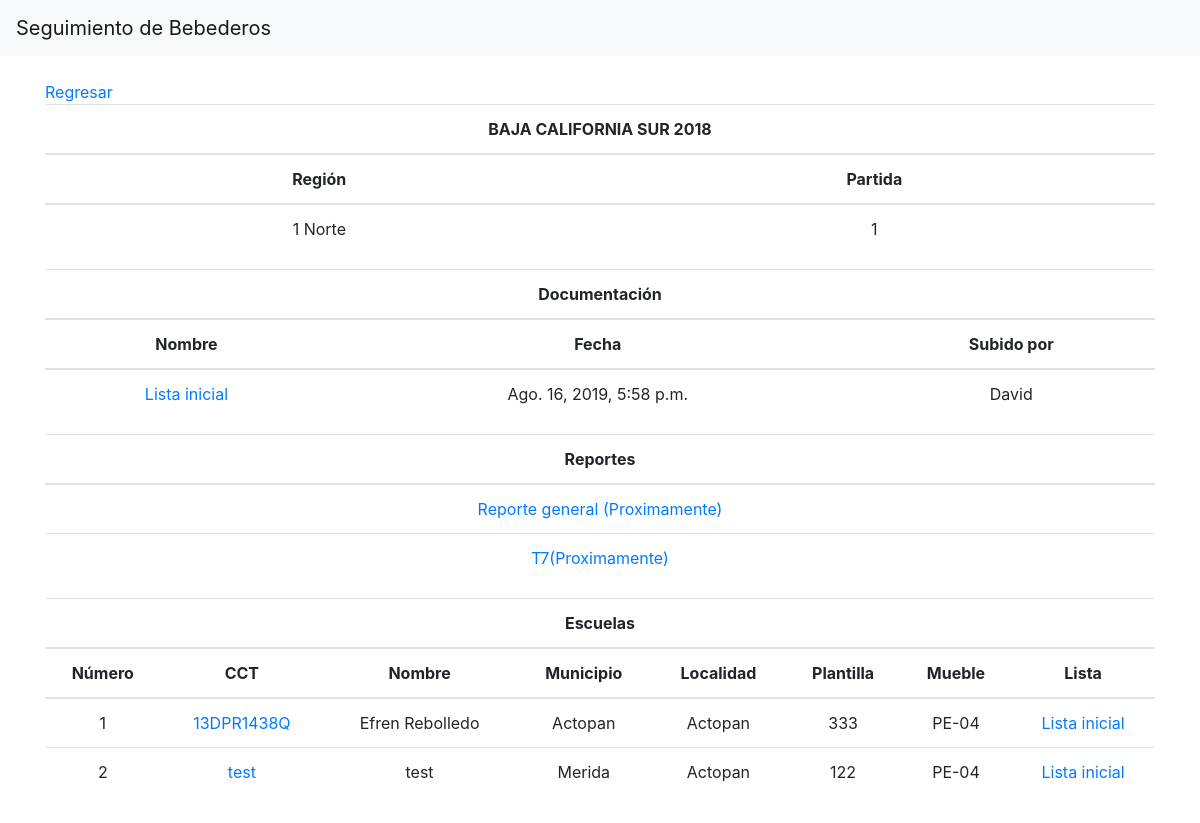
Page /entidad-convocatoria/baja-california-sur-2018/ on the committed database.
### escuelas/models.py (models this page shows, shortened)
class EntidadConvocatoria(models.Model):
	entidad = models.ForeignKey(Entidad, on_delete=models.CASCADE)
	convocatoria = models.ForeignKey(Convocatoria, on_delete=models.CASCADE)
	escuelas_contractuadas = models.IntegerField()
	escuelas_registradas = models.IntegerField(default=0)
	escuelas_sustituidas = models.IntegerField(default=0)
	slug = models.SlugField(max_length=50, blank=True, unique=True)
	def __str__(self):
		return '{} {}'.format(self.entidad, self.convocatoria)

class Entidad(models.Model):
	region = models.ForeignKey(Region, verbose_name="Región", on_delete=models.CASCADE)
	partida = models.IntegerField()
	nombre = models.CharField(max_length=20)
	abreviatura	= models.CharField(max_length=4)
	slug = models.SlugField(max_length=50, blank=True, unique=True)
	def __str__(self):
		return '{}'.format(self.nombre)

class Convocatoria(models.Model):
	año = models.IntegerField()
	def __str__(self):
		return '{}'.format(self.año)

class Region(models.Model):
	numero = models.IntegerField()
	nombre = models.CharField(max_length=20)
	slug = models.SlugField(max_length=50, blank=True, unique=True)
	def __str__(self):
		return '{} {}'.format(self.numero, self.nombre)

class Oficio(models.Model):
	nombre = models.TextField()
	archivo = models.FileField(upload_to='mantenimientos/%Y/%m/%d/')
	entidad_convocatoria = models.ForeignKey(EntidadConvocatoria, on_delete=models.CASCADE, null=True, blank=True, )
	fecha = models.DateTimeField(default=timezone.now)
	autor = models.CharField(max_length=50)

class Escuela(models.Model):
	entidad_convocatoria = models.ForeignKey(EntidadConvocatoria, on_delete=models.CASCADE)
	numero = models.IntegerField()
	cct = models.CharField(max_length=10)
	nombre = models.TextField()
	nivel_educativo = models.CharField(max_length=20, choices=nivel_choices)
	turno = models.CharField(max_length=20, default="Matutino", choices=turno_choices)
	plantilla_escolar = models.IntegerField()
	municipio = models.CharField(max_length=50)
	domicilio = models.TextField()
	localidad = models.CharField(max_length=50)
	director = models.CharField(max_length=50, blank=True, null=True)
	telefono = models.CharField(max_length=10, blank=True, null=True)
	esta_sustituida = models.BooleanField(default=False)
	es_sustitucion = models.BooleanField(default=False)
	lista = models.ForeignKey(Oficio, on_delete=models.CASCADE)
	slug = models.SlugField(max_length=50, blank=True, unique=True)

### bebederos/models.py (models this page shows, shortened)
class SistemaBebedero(models.Model):
	escuela = models.OneToOneField(Escuela, on_delete=models.CASCADE, related_name="escuela_sistemabebedero")
	mueble = models.ForeignKey(Mueble, on_delete=models.CASCADE)
	sistema_potabilizador = models.ForeignKey(SistemaPotabilizador, on_delete=models.CASCADE, blank=True, null=True)
	num_serie_mueble = models.CharField(max_length=20, null=True, blank=True)
	no_trazabilidad = models.TextField(null=True, blank=True)
	esta_en_campo = models.BooleanField(default=False)
	slug = models.SlugField(max_length=50, blank=True, null=True)

class Mueble(models.Model):
	modelo = models.CharField(max_length=20, null=True, blank=True)
	nivel_educativo = models.CharField(max_length=20, choices=nivel_choices)
	rango = models.CharField(max_length=10, choices=rango_choices)

### escuelas/views.py (the view)
# urls.py: path('entidad-convocatoria/<slug:slug>/', EntidadConvocatoriaDetailView.as_view(), name='entidad-convocatoria-detail'),
class EntidadConvocatoriaDetailView(DetailView):
	model = EntidadConvocatoria
	def get_context_data(self, **kwargs):
		context = super(EntidadConvocatoriaDetailView, self).get_context_data(**kwargs)
		entidad_convocatoria = EntidadConvocatoria.objects.get(slug=self.object.slug)
		context['escuelas'] = Escuela.objects.filter(entidad_convocatoria=entidad_convocatoria)
		context['oficios'] = Oficio.objects.filter(entidad_convocatoria=entidad_convocatoria)
		return context

### escuelas/templates/escuelas/entidadconvocatoria_detail.html (shortened to what this page needs)
{% extends 'base.html'%}
{%block content%}
	<a href="{%url 'escuelas:entidad-detail' object.entidad.slug%}">Regresar</a>
	<div class="table-responsive text-center">
		<table class="table">
			<thead>
				<th colspan="2">{{object}}</th>
			</thead>
			<thead>
				<th>Región</th>
				<th>Partida</th>
			</thead>
			<tbody>
				<tr>
					<td>{{object.entidad.region}}</td>
					<td>{{object.entidad.partida}}</td>
				</tr>
			</tbody>
		</table>
	</div>
	<div class="table-responsive text-center">
		<table class="table">
			<thead>
				<th colspan="8">Documentación</th>
			</thead>
			<thead>
				<th>Nombre</th>
				<th>Fecha</th>
				<th>Subido por</th>
			</thead>
			<tbody>
	{%for oficio in oficios%}
				<tr>
					<td><a href="{{oficio.archivo.url}}">{{oficio.nombre}}</a></td>
					<td>{{oficio.fecha}}</td>
					<td>{{oficio.autor}}</td>
				</tr>
	{%empty%}
				<tr>
					<td colspan="8">Lista de escuelas vacia</td>
				</tr>
	{%endfor%}
			</tbody>
		</table>
	</div>
	<div class="table-responsive text-center">
		<table class="table">
			<thead>
				<th colspan="2">Reportes</th>
			</thead>
			<tbody>
				<tr>
					<td>
						<a href="">Reporte general (Proximamente)</a>
					</td>
					<td>
						<a href="">T7(Proximamente)</a>
					</td>
				</tr>
			</tbody>
		</table>
	</div>
	<div class="table-responsive text-center">
		<table class="table">
			<thead>
				<th colspan="8">Escuelas</th>
			</thead>
			<thead>
				<th>Número</th>
				<th>CCT</th>
				<th>Nombre</th>
				<th>Municipio</th>
				<th>Localidad</th>
				<th>Plantilla</th>
				<th>Mueble</th>
				<th>Lista</th>
			</thead>
			<tbody>
	{%for escuela in escuelas%}
				<tr>
					<td>{{escuela.numero}}</td>
					<td><a href="{%url 'escuelas:escuela-detail' escuela.slug%}">{{escuela.cct}}</a></td>
					<td>{{escuela.nombre}}</td>
					<td>{{escuela.municipio}}</td>
					<td>{{escuela.localidad}}</td>
					<td>{{escuela.plantilla_escolar}}</td>
					<td>{{escuela.escuela_sistemabebedero.mueble.modelo}}
					</td>
					<td><a href="{{escuela.lista.archivo.url}}">{{escuela.lista.nombre}} </a> {{escuela.lista.url}}
					</td>
				</tr>
	{%empty%}
				<tr>
					<td colspan="8">Lista de escuelas vacia</td>
				</tr>
	{%endfor%}
			</tbody>
		</table>
	</div>
{%endblock content%}

### rows in the picture
EntidadConvocatoria: entidad+convocatoria "BAJA CALIFORNIA SUR 2018", entidad.region "1 Norte", entidad.partida "1"
Oficio: nombre "Lista inicial", fecha "Ago. 16, 2019, 5:58 p.m.", autor "David"
Escuela: numero "1", cct "13DPR1438Q", nombre "Efren Rebolledo", municipio "Actopan", localidad "Actopan", plantilla_escolar "333", escuela_sistemabebedero.mueble.modelo "PE-04", lista.nombre "Lista inicial"
Escuela: numero "2", cct "test", nombre "test", municipio "Merida", localidad "Actopan", plantilla_escolar "122", escuela_sistemabebedero.mueble.modelo "PE-04", lista.nombre "Lista inicial"
